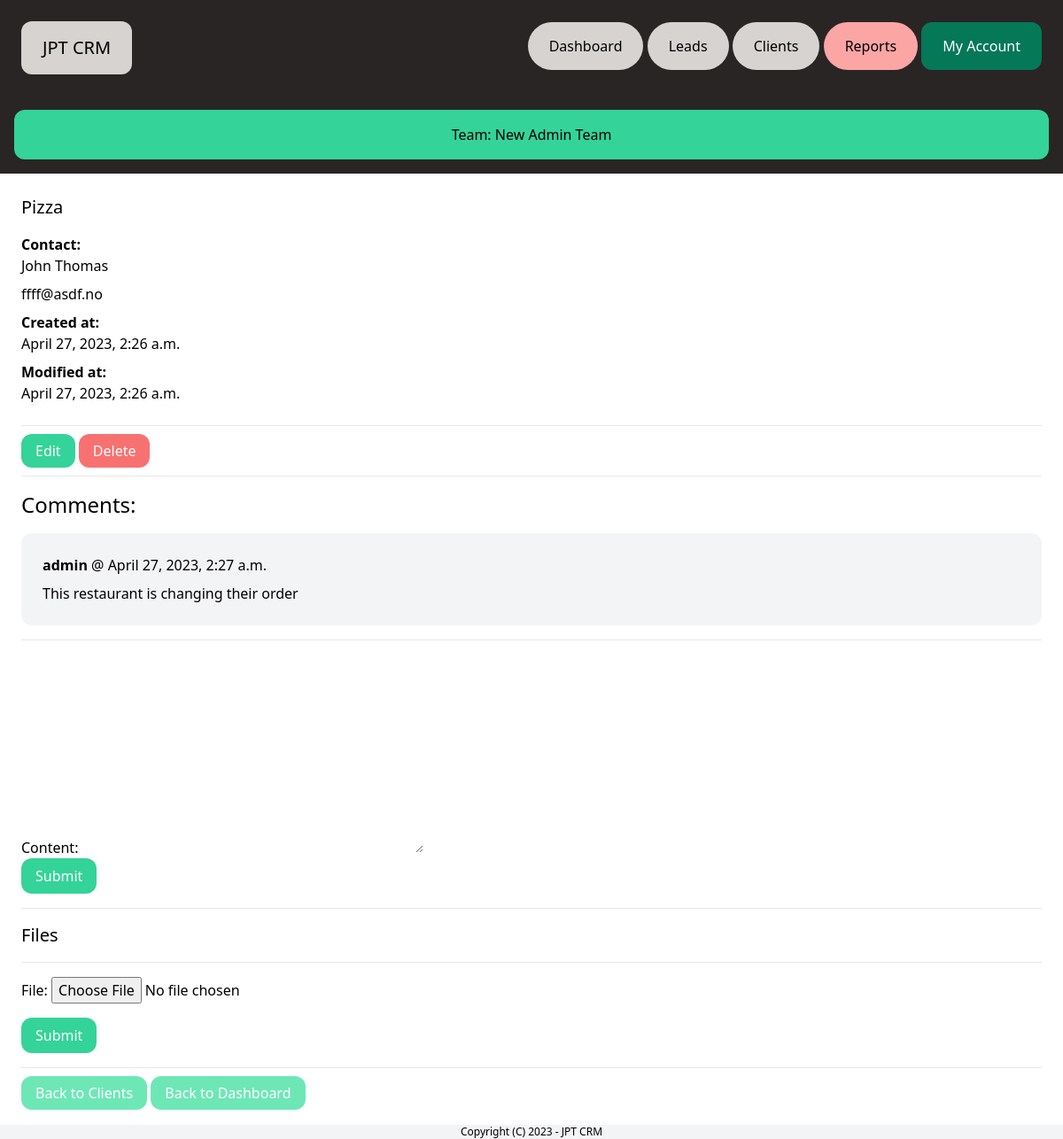
Screenshot of /dashboard/clients/13/ (signed in) with the database file from the repository.
### team/models.py (models this page shows, shortened)
class Team(models.Model):
    plan = models.ForeignKey(Plan, related_name='teams', blank=True, null=True, on_delete=models.CASCADE)
    name = models.CharField(max_length=100)
    members = models.ManyToManyField(User, related_name='teams')
    created_by = models.ForeignKey(User, related_name='created_teams', on_delete=models.CASCADE)
    created_at = models.DateTimeField(auto_now_add=True)
    converted_leads = models.IntegerField(default=0)

### client/models.py (models this page shows, shortened)
class Client(models.Model):
    team = models.ForeignKey(Team, related_name='clients', on_delete=models.CASCADE)
    name = models.CharField(max_length=225)
    org_name = models.CharField(max_length=225, default='unknown')
    email = models.EmailField()
    address = models.CharField(max_length=255, default='unknown')
    description = models.TextField(blank=True, null=True)
    monthly_order = models.IntegerField(default=0)
    total_order_value = models.DecimalField(max_digits=10, decimal_places=2, default=0.00)
    customer_type = models.CharField(max_length=20, choices=(('restaurant', 'Restaurant'), ('store', 'Store')), default='unknown')
    created_by = models.ForeignKey(User, related_name='clients', on_delete = models.CASCADE)
    created_at = models.DateTimeField(auto_now_add=True)
    modified_at = models.DateTimeField(auto_now=True)
    sales_rep = models.ForeignKey(User, related_name='clients_rep', on_delete=models.SET_NULL, null=True, blank=True)
    class Meta:
        ordering = ('name',)

class Comment(models.Model):
    team = models.ForeignKey(Team, related_name='client_comments', on_delete=models.CASCADE)
    client = models.ForeignKey(Client, related_name='comments', on_delete=models.CASCADE)
    content = models.TextField(blank=True, null=True)
    created_by = models.ForeignKey(User, related_name='client_comments', on_delete = models.CASCADE)
    created_at = models.DateTimeField(auto_now_add=True)

### client/views.py (the view)
# urls.py: path('<int:pk>/', views.clients_detail, name='detail'),
@login_required
def clients_detail(request, pk):
    client = get_object_or_404(Client, created_by=request.user, pk=pk)
    if request.method == 'POST':
        form = AddCommentForm(request.POST)
        if form.is_valid():
            comment = form.save(commit=False)
            comment.team = request.user.userprofile.active_team
            comment.created_by = request.user
            comment.client = client
            comment.save()
            return redirect('clients:detail', pk=pk)
    else:
        form = AddCommentForm()
    return render(request, 'client/clients_detail.html', {
        'client': client,
        'form':form,
        'fileform': AddFileForm(),
    })

### client/forms.py
class AddCommentForm(forms.ModelForm):
    class Meta:
        model = Comment
        fields = ('content',)

class AddFileForm(forms.ModelForm):
    class Meta:
        model = ClientFile
        fields = ('file',)

### team/context_processors.py (called while the page is built)
def active_team(request):
    if request.user.is_authenticated:
        if request.user.userprofile.active_team:
            active_team = request.user.userprofile.active_team
        else:
            active_team = Team.objects.filter(created_by=request.user)[0]
    else:
        active_team = None
    return {'active_team': active_team}

### client/templates/client/clients_detail.html (shortened to what this page needs)
{% extends 'core/base.html' %}
{% block content %}
    <div class = "py-6 px-6">
        <h1 class ="mb-4 text-xl">{{ client.org_name }}</h1>
        <p class ="font-semibold">Contact:</p>
        <p class="mb-2">{{ client.name }}</p>
        <p class="mb-2">{{ client.email }}</p>
        <p class="font-semibold">Created at:</p>
        <p class="mb-2">{{ client.created_at }}</p>
        <p class="font-semibold">Modified at:</p>
        <p class="mb-6">{{ client.modified_at }}</p>
        <hr class="my-4">
        <a href="{% url 'clients:edit' client.id %}" class="py-2 px-4 rounded-xl bg-emerald-400 text-white">Edit</a>
        <a href="{% url 'clients:delete' client.id %}" class="py-2 px-4 rounded-xl bg-red-400 text-white">Delete</a>
        <hr class="my-4">
        <h2 class="mb-4 text-2xl">Comments:</h2>
        <div class="space-y-4">
            {% for comment in client.comments.all %}
                <div class="bg-gray-100 p-6 rounded-xl">
                    <p class="mb-2"><strong>{{ comment.created_by }}</strong> @ {{ comment.created_at }}</p>
                    {{ comment.content }}
                </div>
            {% endfor %}
            <hr class="my-4 flex items-center justify-between">
        </div>
        <form method="post" action="{% url 'clients:add_comment' client.id %}">
            {{ form.as_p }}
            <button class="py-2 px-4 rounded-xl bg-emerald-400 text-white">Submit</button>
        </form>
        <hr class="my-4">
        <h2 class="mb-4 text-xl">Files</h2>
        <hr class="my-4 flex items-center justify-between">
        <form method="post" action="{% url 'clients:add_file' client.id %}" enctype="multipart/form-data">
            {{ fileform.as_p }}
            <button class="mt-4 py-2 px-4 rounded-xl bg-emerald-400 text-white">Submit</button>
        </form>
        <hr class="my-4 flex items-center justify-between">
        <a href="{% url 'clients:list' %}"class="py-2 px-4 rounded-xl bg-emerald-300 text-white">Back to Clients</a>
        <a href="{% url 'dashboard:index' %}"class="py-2 px-4 rounded-xl bg-emerald-300 text-white">Back to Dashboard</a>
    </div>
{% endblock %}

### core/templates/core/base.html (shortened to what this page needs)
{% load static %}
<!doctype html>
<html>
    <head>
        <link rel="stylesheet" href="{% static 'main.min.css' %}">
    </head>
    <body>
        {% include 'core/partials/nav.html' %}
                {% if request.user.is_authenticated %}
                <div class="p-4 text-center bg-stone-800">
                        <a href="{% url 'team:detail' active_team.id %}" class="block py-4 px-6 bg-emerald-400 text-black rounded-xl">Team: {{ active_team.name }}</a>
                </div>
                {% endif %}
        {% block content %}
        {% endblock %}
        {% include 'core/partials/footer.html' %}
    </body>
</html>

### rows the page displays
Team: name "New Admin Team"
Client: org_name "Pizza", name "John Thomas", email "ffff@asdf.no", created_at "April 27, 2023, 2:26 a.m.", modified_at "April 27, 2023, 2:26 a.m."
Comment: created_by "admin", created_at "April 27, 2023, 2:27 a.m.", content "This restaurant is changing their order"
